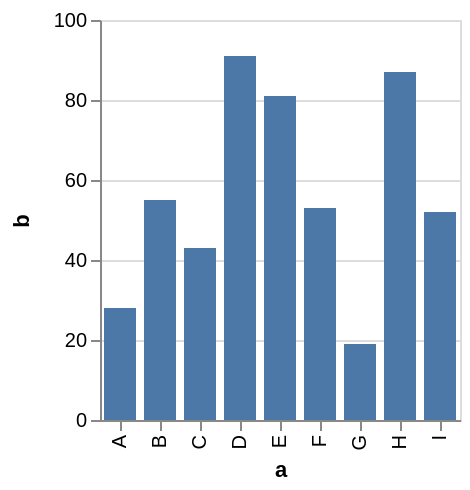

Write the Vega-Lite specification saved for this chart.
### Vega specification from a JSON file in a GitHub repository (floating-point values rounded to 4 significant figures)
{"$schema": "https://vega.github.io/schema/vega/v4.json", "description": "A bar chart with highlighting on hover and selecting on click. (Inspired by Tableau's interaction style.)", "autosize": "pad", "padding": 5, "height": 200, "style": "cell", "data": [{"name": "highlight_store"}, {"name": "select_store"}, {"name": "source_0", "values": [{"a": "A", "b": 28}, {"a": "B", "b": 55}, {"a": "C", "b": 43}, {"a": "D", "b": 91}, {"a": "E", "b": 81}, {"a": "F", "b": 53}, {"a": "G", "b": 19}, {"a": "H", "b": 87}, {"a": "I", "b": 52}]}, {"name": "data_0", "source": "source_0", "transform": [{"type": "identifier", "as": "_vgsid_"}]}], "signals": [{"name": "x_step", "value": 20}, {"name": "width", "update": "bandspace(domain('x').length, 0.2, 0.1) * x_step"}, {"name": "unit", "value": {}, "on": [{"events": "mousemove", "update": "isTuple(group()) ? group() : unit"}]}, {"name": "highlight", "update": "vlSelectionResolve(\"highlight_store\")"}, {"name": "select", "update": "vlSelectionResolve(\"select_store\")"}, {"name": "highlight_tuple", "value": {}, "on": [{"events": [{"source": "scope", "type": "mouseover"}], "update": "datum && item().mark.marktype !== 'group' ? {unit: \"\", fields: highlight_tuple_fields, values: [datum[\"_vgsid_\"]]} : null", "force": true}]}, {"name": "highlight_tuple_fields", "update": "[{\"field\":\"_vgsid_\",\"type\":\"E\"}]"}, {"name": "highlight_modify", "on": [{"events": {"signal": "highlight_tuple"}, "update": "modify(\"highlight_store\", highlight_tuple, true)"}]}, {"name": "select_tuple", "value": {}, "on": [{"events": [{"source": "scope", "type": "click"}], "update": "datum && item().mark.marktype !== 'group' ? {unit: \"\", fields: select_tuple_fields, values: [datum[\"_vgsid_\"]]} : null", "force": true}]}, {"name": "select_tuple_fields", "update": "[{\"field\":\"_vgsid_\",\"type\":\"E\"}]"}, {"name": "select_toggle", "value": false, "on": [{"events": [{"source": "scope", "type": "click"}], "update": "event.shiftKey"}]}, {"name": "select_modify", "on": [{"events": {"signal": "select_tuple"}, "update": "modify(\"select_store\", select_toggle ? null : select_tuple, select_toggle ? null : true, select_toggle ? select_tuple : null)"}]}], "marks": [{"name": "marks", "type": "rect", "style": ["bar"], "from": {"data": "data_0"}, "encode": {"update": {"fill": [{"test": "datum[\"b\"] === null || isNaN(datum[\"b\"])", "value": null}, {"value": "#4C78A8"}], "stroke": [{"test": "datum[\"b\"] === null || isNaN(datum[\"b\"])", "value": null}, {"value": "black"}], "cursor": {"value": "pointer"}, "fillOpacity": [{"test": "!(length(data(\"select_store\"))) || (vlSelectionTest(\"select_store\", datum))", "value": 1}, {"value": 0.3}], "strokeWidth": [{"test": "(!(length(data(\"select_store\"))) || (vlSelectionTest(\"select_store\", datum))) && (length(data(\"select_store\")))", "value": 2}, {"test": "(vlSelectionTest(\"highlight_store\", datum))", "value": 1}, {"value": 0}], "tooltip": {"signal": "{\"a\": ''+datum[\"a\"], \"b\": format(datum[\"b\"], \"\")}"}, "x": {"scale": "x", "field": "a"}, "width": {"scale": "x", "band": true}, "y": {"scale": "y", "field": "b"}, "y2": {"scale": "y", "value": 0}}}}], "scales": [{"name": "x", "type": "band", "domain": {"data": "data_0", "field": "a", "sort": true}, "range": {"step": {"signal": "x_step"}}, "paddingInner": 0.2, "paddingOuter": 0.1}, {"name": "y", "type": "linear", "domain": {"data": "data_0", "field": "b"}, "range": [{"signal": "height"}, 0], "nice": true, "zero": true}], "axes": [{"scale": "x", "orient": "bottom", "grid": false, "title": "a", "labelAlign": "right", "labelAngle": 270, "labelBaseline": "middle", "labelOverlap": true, "zindex": 1}, {"scale": "y", "orient": "left", "grid": false, "title": "b", "labelOverlap": true, "tickCount": {"signal": "ceil(height/40)"}, "zindex": 1}, {"scale": "y", "orient": "left", "gridScale": "x", "grid": true, "tickCount": {"signal": "ceil(height/40)"}, "domain": false, "labels": false, "maxExtent": 0, "minExtent": 0, "ticks": false, "zindex": 0}], "config": {"axisY": {"minExtent": 30}}}
